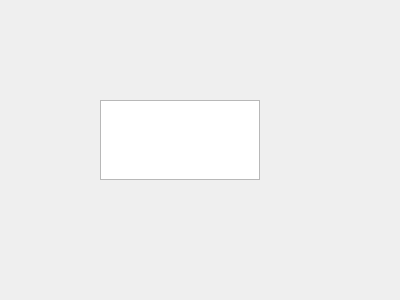
<?xml version="1.0" encoding="UTF-8"?>
<ui version="4.0">
 <class>PropertiesTableForm</class>
 <widget class="QDialog" name="PropertiesTableForm">
  <property name="geometry">
   <rect>
    <x>0</x>
    <y>0</y>
    <width>400</width>
    <height>300</height>
   </rect>
  </property>
  <property name="windowTitle">
   <string>Dialog</string>
  </property>
  <widget class="QWidget" name="verticalLayoutWidget">
   <property name="geometry">
    <rect>
     <x>100</x>
     <y>100</y>
     <width>160</width>
     <height>80</height>
    </rect>
   </property>
   <layout class="QVBoxLayout" name="verticalLayout">
    <property name="spacing">
     <number>0</number>
    </property>
    <item>
     <widget class="QTableView" name="tableView"/>
    </item>
   </layout>
  </widget>
 </widget>
 <resources/>
 <connections/>
</ui>
